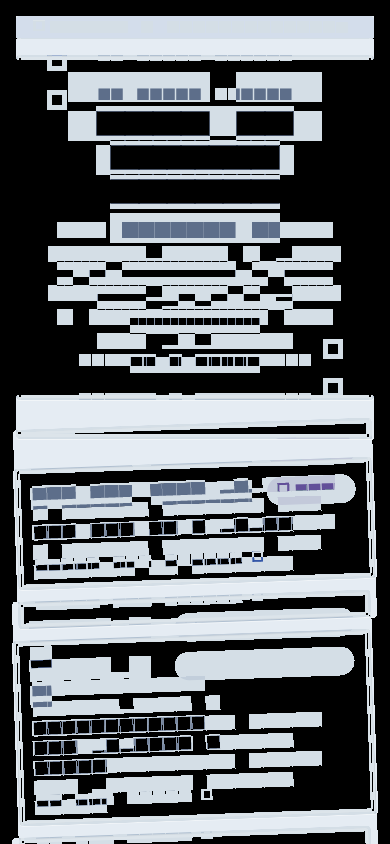
#> input picture mobile/test/golden/failures/platform_hub_isolatedDiff.png, 390 x 844 px; its folder holds only this picture in this run
$ python -i texture.py   (imports and definitions only)   (older library calls are emulated)
#> lines starting #> are read from the running program, lines starting #| are printed output that depends on the picture; after the words box and inside, x2 and y2 are one past the last pixel; in counts of white or black regions, pixels touching at a corner belong together
"""Scene-aware noise and texture measurement.

Why a single global noise number is wrong: Adobe rejected a file shot at
**ISO 160** for noise, because it was a clear blue sky - a flat field where any
noise is visible. The same noise sigma inside foliage is invisible. Adobe
therefore applies a *visibility* judgement, not a threshold, and it publishes no
numeric limit at all.

So noise is measured over the **flattest share of the frame**, where a reviewer
can actually see it. Two designs were tried and rejected:

* **Hard-threshold region split** (classify each pixel as flat/textured, then
  measure inside each group). This fails badly: heavy noise raises the local
  standard deviation above the "flat" cut, so the noisiest images classify *no*
  pixels as flat and report a noise level of **zero** - the noisier the image,
  the better it scored.
* **Whole-frame sigma.** Cannot distinguish noise from real texture, so foliage
  and gravel read as noise.

A percentile ("the flattest 30% of the frame") can never run out of pixels, so
it tracks injected noise almost exactly linearly while still discounting real
texture.
"""

from __future__ import annotations

import cv2
import numpy as np

#: sqrt(20) is the L2 norm of OpenCV's 3x3 Laplacian kernel, converting the
#: post-filter spread back to input noise sigma.
LAPLACIAN_KERNEL_NORM = 4.47213595499958

#: Share of the frame (by local flatness) over which noise is measured.
FLATTEST_FRACTION = 0.30

#: Local-statistics window for the flatness ranking.
FLAT_WINDOW = 7


def _mad_sigma(values: np.ndarray) -> float:
    """Robust sigma from the median absolute deviation of ``values``."""
    if values.size < 64:
        return 0.0
    median = float(np.median(values))
    mad = float(np.median(np.abs(values - median)))
    return 1.4826 * mad / LAPLACIAN_KERNEL_NORM


def _local_std(gray: np.ndarray) -> np.ndarray:
    """Per-pixel local standard deviation over a small window."""
    mean = cv2.blur(gray, (FLAT_WINDOW, FLAT_WINDOW))
    mean_sq = cv2.blur(gray * gray, (FLAT_WINDOW, FLAT_WINDOW))
    variance = np.clip(mean_sq - mean * mean, 0.0, None)
    return np.sqrt(variance)


def measure_noise_visible(gray: np.ndarray) -> float:
    """Noise sigma over the flattest share of the frame.

    This is the value that predicts a "noise" refusal, because it measures noise
    where a reviewer can see it. It cannot collapse to zero: a percentile always
    selects pixels.

    Args:
        gray: Single-channel float image (native 1:1 resolution).

    Returns:
        Noise sigma in 8-bit luma units.
    """
    if gray.size == 0:
        return 0.0

    local_std = _local_std(gray)
    cutoff = float(np.percentile(local_std, FLATTEST_FRACTION * 100.0))
    mask = local_std <= cutoff
    if int(np.count_nonzero(mask)) < 256:
        # Degenerate frame (all one value): fall back to the global estimate.
        return _mad_sigma(np.abs(cv2.Laplacian(gray, cv2.CV_32F, ksize=3)))

    laplacian = np.abs(cv2.Laplacian(gray, cv2.CV_32F, ksize=3))
    return _mad_sigma(laplacian[mask])


def measure_texture(image: np.ndarray) -> dict[str, float]:
    """Measure noise where it is visible, plus the flat-region share.

    Args:
        image: BGR image array. Should be a **native 1:1** sample: downscaling
            averages away the high-frequency signal being measured.

    Returns:
        ``noise_sigma`` (whole-frame, diagnostic), ``noise_sigma_flat`` (the
        scored value), ``flat_region_ratio``, and ``blockiness``.
    """
    gray = cv2.cvtColor(image, cv2.COLOR_BGR2GRAY).astype(np.float32)

    local_std = _local_std(gray)
    flat_ratio = float(np.count_nonzero(local_std < 2.0)) / float(gray.size)

    return {
        "noise_sigma": _mad_sigma(np.abs(cv2.Laplacian(gray, cv2.CV_32F, ksize=3))),
        "noise_sigma_flat": measure_noise_visible(gray),
        "flat_region_ratio": flat_ratio,
        "blockiness": measure_blockiness(gray),
    }


def measure_blockiness(gray: np.ndarray) -> float:
    """JPEG grid artefact ratio: block-boundary gradients vs interior ones.

    A value above ~1.0 indicates a visible 8x8 compression grid.
    """
    horizontal = np.abs(np.diff(gray, axis=1))
    vertical = np.abs(np.diff(gray, axis=0))
    block_h = horizontal[:, 7::8].mean() if horizontal.shape[1] > 8 else 0.0
    block_v = vertical[7::8, :].mean() if vertical.shape[0] > 8 else 0.0
    interior_h = horizontal.mean() if horizontal.size else 0.0
    interior_v = vertical.mean() if vertical.size else 0.0
    interior = (interior_h + interior_v) / 2.0 or 1e-6
    return float(((block_h + block_v) / 2.0) / interior)


def noise_visibility_weight(image: np.ndarray) -> np.ndarray:
    """Per-pixel weight in ``[0, 1]`` for how visible noise is at that pixel.

    Adobe's criterion is visibility, not amplitude: noise is objectionable in a
    smooth sky and invisible in foliage. This weight is 1.0 where the local
    neighbourhood is flat and falls off where real texture masks the noise.

    Args:
        image: BGR image array.

    Returns:
        A float32 array of the same height/width, 1.0 = maximally visible.
    """
    gray = cv2.cvtColor(image, cv2.COLOR_BGR2GRAY).astype(np.float32)
    local_std = _local_std(gray)
    # Smooth transition around the flat threshold so the weight does not create
    # hard-edged denoise boundaries (which would themselves look like artefacts).
    weight = 1.0 - np.clip(local_std / 4.0, 0.0, 1.0)
    return cv2.GaussianBlur(weight.astype(np.float32), (0, 0), 3.0)

>>> import cv2
>>> picture = cv2.imread('../../../mobile/test/golden/failures/platform_hub_isolatedDiff.png')
#> picture is the input picture: shape (844, 390, 3); mean B, G, R 113.7, 109.2, 104.4
>>> result = measure_texture(picture)
#> in _local_std, `mean_sq = cv2.blur(gray * gray, (FLAT_WINDOW, FLAT_WINDOW))`:
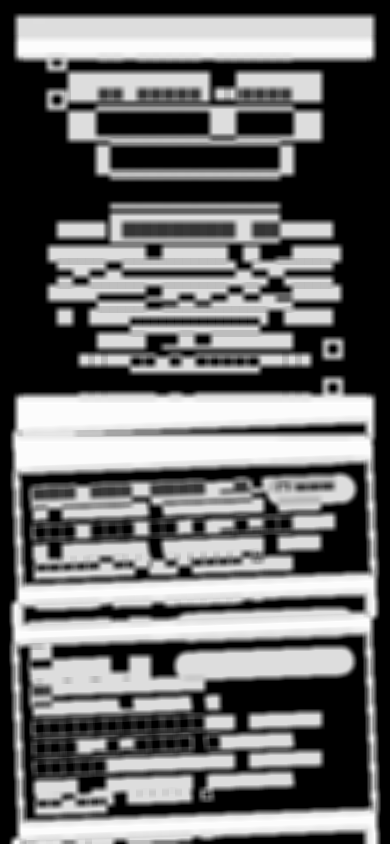
#> mean_sq: shape (844, 390) float32; min 0, max 55840.9, mean 23855.4; drawn with min black and max white
#> in _local_std, `variance = np.clip(mean_sq - mean * mean, 0.0, None)`:
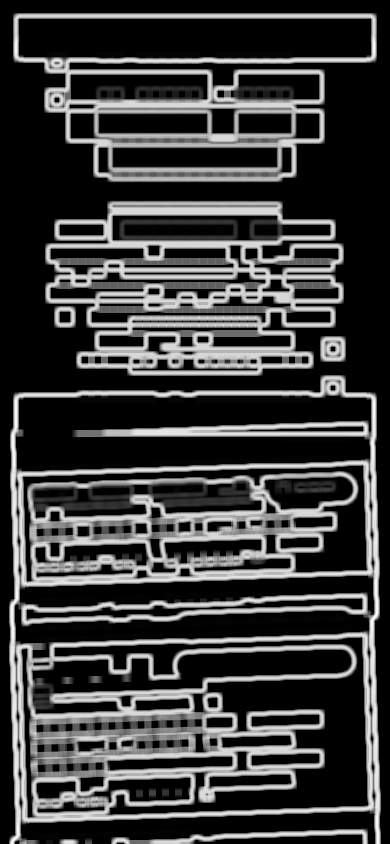
#> variance: shape (844, 390) float32; min 0, max 13947, mean 3309.3; drawn with min black and max white
#> in _local_std, `return np.sqrt(variance)`:
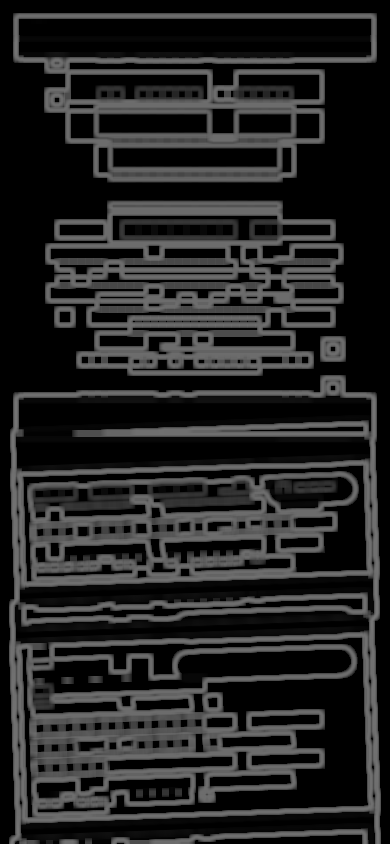
#> returned value: shape (844, 390) float32; min 0, max 118.1, mean 36.2
#> in measure_texture, `flat_ratio = float(np.count_nonzero(local_std < 2.0)) / float(gray.size)`: flat_ratio = 0.505
#> in _mad_sigma, `median = float(np.median(values))`: median = 0
#> in _mad_sigma, `median = float(np.median(values))`:
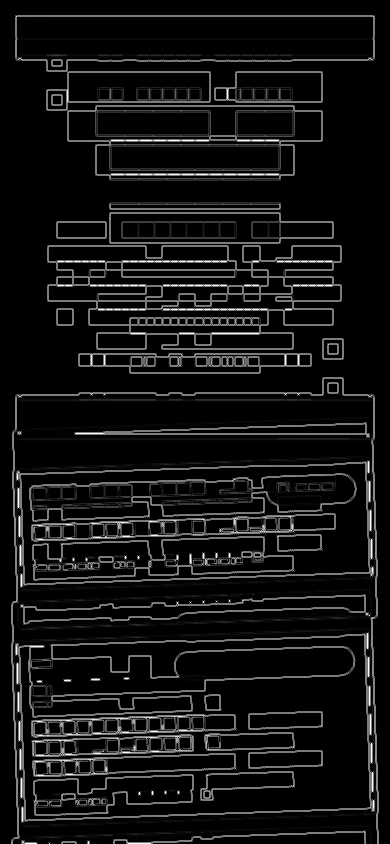
#> values: shape (844, 390) float32; min 0, max 1808, mean 135.5; drawn with min black and max white
#> in measure_noise_visible, `mask = local_std <= cutoff`:
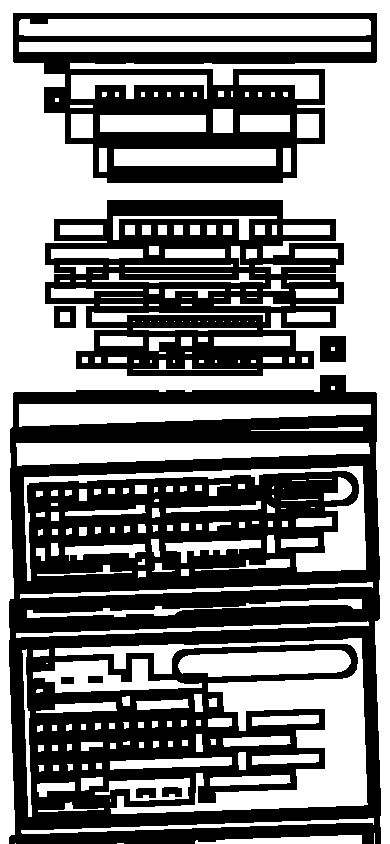
#> mask: shape (844, 390) bool; 50.1% white; 9 black regions, largest, box (x1, y1, x2, y2) and area: (9, 375, 381, 844) 105123, (45, 200, 344, 376) 31578, (13, 13, 377, 183) 26030
#> in measure_blockiness, `horizontal = np.abs(np.diff(gray, axis=1))`:
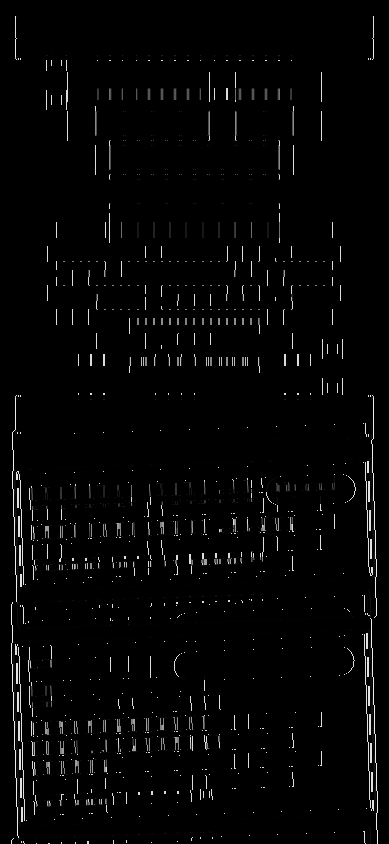
#> horizontal: shape (844, 389) float32; min 0, max 242, mean 5.5
#> in measure_blockiness, `vertical = np.abs(np.diff(gray, axis=0))`:
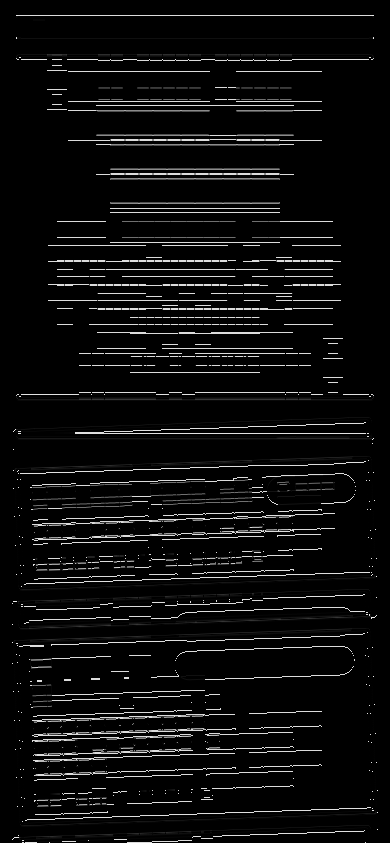
#> vertical: shape (843, 390) float32; min 0, max 242, mean 13.4
#> in measure_blockiness, `block_h = horizontal[:, 7::8].mean() if horizontal.shape[1] > 8 else 0.0`: block_h = 5.59
#> in measure_blockiness, `block_v = vertical[7::8, :].mean() if vertical.shape[0] > 8 else 0.0`: block_v = 12.51
#> in measure_blockiness, `interior_h = horizontal.mean() if horizontal.size else 0.0`: interior_h = 5.47
#> in measure_blockiness, `interior_v = vertical.mean() if vertical.size else 0.0`: interior_v = 13.39
#> in measure_blockiness, `interior = (interior_h + interior_v) / 2.0 or 1e-6`: interior = 9.43
#> result = {'noise_sigma': 0, 'noise_sigma_flat': 0, 'flat_region_ratio': 0.505, 'blockiness': 0.96}
